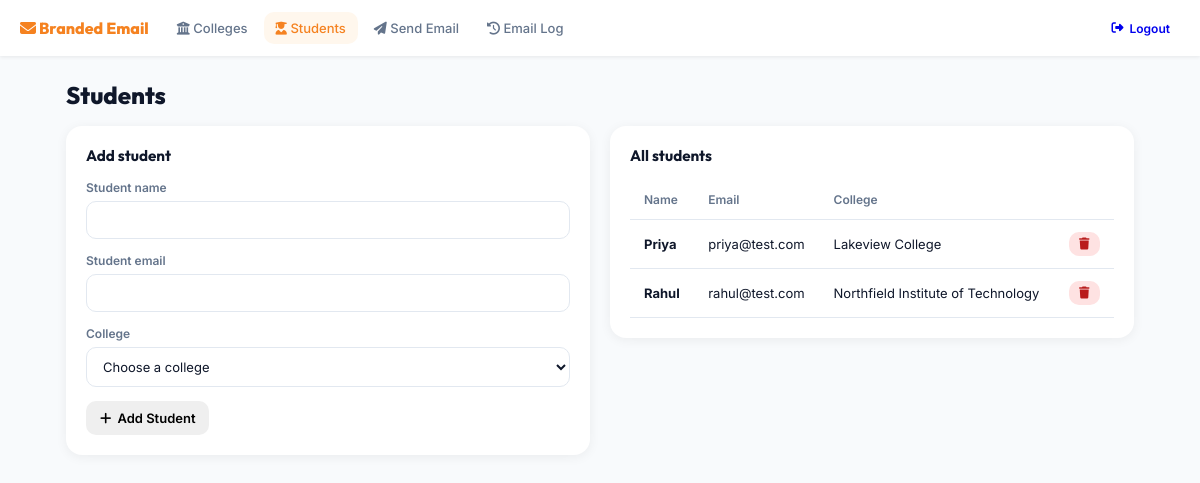
The app's page /admin/students.php (signed in) with its own data.
### tables this page shows
CREATE TABLE `students` (
  `id` int(11) NOT NULL,
  `name` varchar(120) NOT NULL,
  `email` varchar(150) NOT NULL,
  `college_id` int(11) DEFAULT NULL
);

CREATE TABLE `colleges` (
  `id` int(11) NOT NULL,
  `name` varchar(150) NOT NULL,
  `logo` varchar(255) DEFAULT NULL,
  `brand_color` char(7) NOT NULL DEFAULT '#2563EB',
  `sender_name` varchar(150) NOT NULL,
  `contact_email` varchar(150) NOT NULL,
  `contact_phone` varchar(30) DEFAULT NULL,
  `created_at` timestamp NOT NULL DEFAULT current_timestamp(),
  `logo_path` varchar(255) DEFAULT NULL,
  `sender_email` varchar(150) DEFAULT NULL,
  `contact_details` varchar(255) DEFAULT NULL
);

### includes/helpers.php (called while the page is built, shortened)
<?php
function h($value): string {
    return htmlspecialchars((string)$value, ENT_QUOTES, 'UTF-8');
}

### admin/students.php (the view, shortened to what this page needs)
<?php
require_once __DIR__ . '/../includes/helpers.php';
require_once __DIR__ . '/../config/db.php';
$old = ['name' => '', 'email' => '', 'college_id' => ''];
$students = $pdo->query(
    "SELECT s.id, s.name, s.email, c.name AS college_name
     FROM students s LEFT JOIN colleges c ON c.id = s.college_id
     ORDER BY s.id DESC"
)->fetchAll();
require __DIR__ . '/../includes/header.php';
?>
<div class="page-head">
  <h1 class="page-title">Students</h1>
</div>
<div class="form-layout">
  <div class="card">
    <h3 style="margin-top:0">Add student</h3>
    <form method="POST">
      <div class="form-group">
        <label for="name">Student name</label>
        <input type="text" id="name" name="name" value="<?= h($old['name']) ?>" required>
      </div>
      <div class="form-group">
        <label for="email">Student email</label>
        <input type="email" id="email" name="email" value="<?= h($old['email']) ?>" required>
      </div>
      <div class="form-group">
        <label for="college_id">College</label>
        <select id="college_id" name="college_id" required>
          <option value="">Choose a college</option>
        </select>
      </div>
      <button class="btn" type="submit"><i class="fa-solid fa-plus"></i> Add Student</button>
    </form>
  </div>
  <div class="card">
    <h3 style="margin-top:0">All students</h3>
    <div class="table-wrap">
      <table>
        <thead><tr><th>Name</th><th>Email</th><th>College</th><th></th></tr></thead>
        <tbody>
        <?php foreach ($students as $s): ?>
          <tr>
            <td><strong><?= h($s['name']) ?></strong></td>
            <td><?= h($s['email']) ?></td>
            <td>
              <?php if ($s['college_name']): ?>
                <?= h($s['college_name']) ?>
              <?php else: ?>
                <span class="badge badge-muted">No college</span>
              <?php endif; ?>
            </td>
            <td>
              <form method="POST" onsubmit="return confirm('Delete this student?');">
                <button class="btn btn-danger btn-sm" type="submit"><i class="fa-solid fa-trash"></i></button>
              </form>
            </td>
          </tr>
        <?php endforeach; ?>
        </tbody>
      </table>
    </div>
  </div>
</div>
<?php require __DIR__ . '/../includes/footer.php'; ?>

### assets/css/theme.css (style rules this page uses)
:root { --futogen-orange: #F58220; --futogen-orange-hover: #EA580C; --futogen-orange-pale: #FFF7ED; --futogen-green: #15803D; --futogen-green-pale: #F0FDF4; --surface: #FFFFFF; --bg-light: #F8FAFC; --border-color: #E2E8F0; --text-primary: #0F172A; --text-muted: #64748B; }
* { box-sizing: border-box; }
body { margin: 0; font-family: Inter, sans-serif; font-size: 13px; background: var(--bg-light); color: var(--text-primary); }
h1, h2, h3 { font-family: Outfit, sans-serif; }
.page-head { display: flex; justify-content: space-between; align-items: center; margin-bottom: 16px; gap: 12px; flex-wrap: wrap; }
.page-title { font-family: Outfit, sans-serif; font-size: 24px; font-weight: 800; margin: 0; }
.card { background: var(--surface); border-radius: 16px; box-shadow: 0 2px 12px rgba(0,0,0,.06); padding: 20px; }
.btn { display: inline-flex; align-items: center; gap: 6px; padding: 9px 14px; border: 0; border-radius: 10px; font: 600 13px Inter, sans-serif; cursor: pointer; text-decoration: none; }
.btn-sm { padding: 6px 10px; font-size: 12px; }
table { width: 100%; border-collapse: collapse; }
th { text-align: left; padding: 12px 14px; font-size: 12px; font-weight: 600; color: var(--text-muted); border-bottom: 1px solid var(--border-color); }
td { padding: 12px 14px; border-bottom: 1px solid var(--border-color); vertical-align: middle; }
.btn-danger { background: #FEE2E2; color: #B91C1C; }
.form-group { margin-bottom: 14px; }
label { display: block; margin-bottom: 6px; font-weight: 600; font-size: 12px; color: var(--text-muted); }
input[type="text"], input[type="email"], input[type="password"], input[type="number"], select, textarea { width: 100%; padding: 10px 12px; border: 1px solid var(--border-color); border-radius: 10px; font: 400 13px Inter, sans-serif; background: var(--surface); color: var(--text-primary); }
.form-layout { display: grid; grid-template-columns: 1fr 1fr; gap: 20px; align-items: start; }
.table-wrap { overflow-x:auto }

### records on screen
students: name "Priya", email "priya@test.com", college.name "Lakeview College"
students: name "Rahul", email "rahul@test.com", college.name "Northfield Institute of Technology"

### other values on screen
$label "Colleges"
$label "Students"
$label "Send Email"
$label "Email Log"
